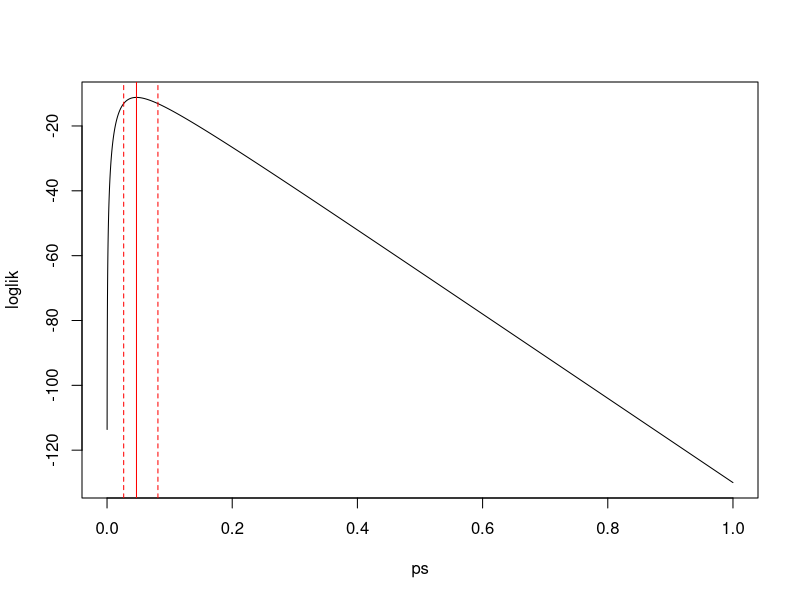

The R script that drew this image:
# data matrix, with three columns containing input copies,
# number of positive reactions and number of negative reactions
dat_mx <- matrix(c(10, 4, 8,
                   50, 11, 1 ,
                   100, 6, 0), ncol=3, byrow=TRUE)
colnames(dat_mx) <- c('copies', 'success', 'fail')
dat_mx

# loglikelihood function
loglikelihood <- function(p){
  prob_fail <- exp(-dat_mx[,1]*p)
  sum(log(prob_fail)*dat_mx[,'fail'] + log(1-prob_fail)*dat_mx[,'success'])
}

# maximise likelihood
ret <- optimise(loglikelihood, c(0,1), maximum=TRUE)
p <- ret$maximum

ps = seq(0,1,by=0.0001)
loglik <- sapply(ps, loglikelihood)
setNA <- function (v, a) {v[is.na(v)] <- a; v}
CI_p <- range(ps[setNA(loglik > ret$objective - qchisq(0.95,df=1) / 2, F)]) # confidence interval for p constructed using log likelihood ratio test (chisq with 1 dof under the null)

plot(ps, loglik, type='l') # visualise log likelihood
abline(v=p, lty=1, col='red')
abline(v=CI_p, lty=2, col='red')

# compute LoD and CI of LoD
LoD <- -log(0.05)/p
CI_LoD <- round(rev(-log(0.05)/CI_p), 1)

cat('LoD95 = ', round(LoD, 1), ', CI = (', CI_LoD[1], ', ', CI_LoD[2], ')', sep='')
